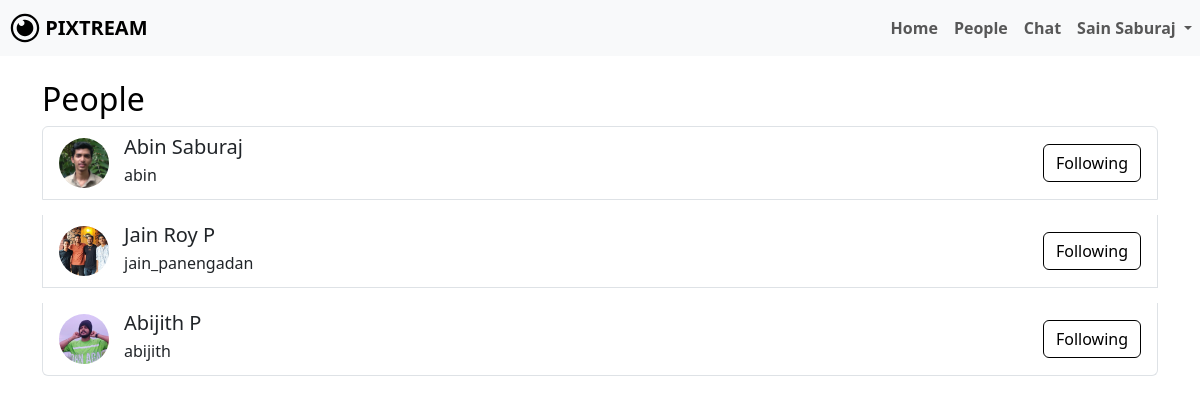
Screenshot of /people.php (signed in) with the database file from the repository.
### tables this page shows
CREATE TABLE `users` (
  `id` bigint(20) NOT NULL,
  `name` varchar(100) DEFAULT NULL,
  `username` varchar(191) DEFAULT NULL,
  `email` varchar(191) DEFAULT NULL,
  `password` varchar(255) DEFAULT NULL,
  `bio` text DEFAULT NULL,
  `profile_picture` varchar(255) DEFAULT 'default.png',
  `location` varchar(255) DEFAULT NULL,
  `created_at` timestamp NOT NULL DEFAULT current_timestamp()
);

### people.php (the view, shortened to what this page needs)
<?php
include 'dbconfig.php';
$username = $_SESSION['username'];
$sql = "SELECT * FROM users WHERE username='$username';";
$result = mysqli_query($conn, $sql);
$info = mysqli_fetch_assoc($result);
$name = $info['name'];
$sql = "SELECT * FROM users WHERE username != '$username';";
$result = mysqli_query($conn, $sql);
$followSql = "SELECT followed_id FROM follows WHERE follower_id = (SELECT id FROM users WHERE username='$username');";
$followResult = mysqli_query($conn, $followSql);
$following = [];
while ($followRow = mysqli_fetch_assoc($followResult)) {
    $following[] = $followRow['followed_id'];
}
?>
<!DOCTYPE html>
<html lang="en">
<head>
    <link rel="stylesheet" href="node_modules/bootstrap/dist/css/bootstrap.min.css">
    <link rel="stylesheet" href="assets/css/me.css">
</head>
<body>
    <nav class="navbar navbar-expand-lg navbar-light bg-light">
        <a class="navbar-brand" href="dashboard.php">
            <img src="assets/img/LOGO.svg" width="30" height="30" class="d-inline-block align-top" alt="" id="dash-icon">
            <b>PIXTREAM</b>
        </a>
        <div class="collapse navbar-collapse" id="navbarNavDropdown">
            <ul class="navbar-nav ms-auto">
                <li class="nav-item">
                    <a class="nav-link" href="dashboard.php"><b>Home</b></a>
                </li>
                <li class="nav-item active">
                    <a class="nav-link" href="people.php"><b>People</b></a>
                </li>
                <li class="nav-item active">
                    <a class="nav-link" href="chat.php"><b>Chat</b></a>
                </li>
                <li class="nav-item dropdown">
                    <a class="nav-link dropdown-toggle" href="#" id="navbarDropdownMenuLink" role="button" data-bs-toggle="dropdown" aria-expanded="false">
                        <b><?php echo htmlspecialchars($name); ?></b>
                    </a>
                </li>
            </ul>
        </div>
    </nav>
    <div class="container mt-4">
        <h2>People</h2>
        <ul class="list-group">
        <?php
        if (mysqli_num_rows($result) > 0) {
            while ($row = mysqli_fetch_assoc($result)) {
                $profilePhoto = $row['profile_picture'] ?? 'default.png';
                $isFollowing = in_array($row['id'], $following);
                $buttonClass = $isFollowing ? 'mybtn-outline' : 'mybtn';
                $buttonText = $isFollowing ? 'Following' : 'Follow';
                echo "<li class='list-group-item user-card'>";
                echo "<a href='user_profile.php?username=" . urlencode($row['username']) . "' class='text-decoration-none'>";
                echo "<img src='profile_picture/" . htmlspecialchars($profilePhoto) . "' alt='Profile Photo' class='profile-photo'>";
                echo "<div class='card-body'>";
                echo "<div>";
                echo "<h5 class='mb-1'>" . htmlspecialchars($row['name']) . "</h5>";
                echo "<p class='mb-1'>" . htmlspecialchars($row['username']) . "</p>";
                echo "</div></a>";
                echo "<form action='follow_unfollow.php' method='POST' style='display:inline;'>";
                echo "<button type='submit' class='btn $buttonClass'>$buttonText</button>";
                echo "</form>";
                echo "</div>";
                echo "</li>";
            }
        } else {
            echo "<li class='list-group-item'>No users found.</li>";
        }
        ?>
</body>
</html>

### assets/css/me.css (style rules this page uses)
:root { --bs-body-font-weight: 400; }
body { color: black !important; }
li { cursor: pointer; }
.mybtn-outline { border: 1px solid black; color: black; }
a { color: inherit; text-decoration: none; }
#dash-icon { margin-left: 10px; }
.user-card { display: flex; align-items: center; margin-bottom: 15px; }
.user-card img { border-radius: 50%; width: 50px; height: 50px; object-fit: cover; margin-right: 15px; }
.user-card .card-body { display: flex; justify-content: space-between; align-items: center; }

### rows the page displays
users: name "Sain Saburaj"
users: profile_picture (picture), name "Abin Saburaj", username "abin", id "Following"
users: profile_picture (picture), name "Jain Roy P", username "jain_panengadan", id "Following"
users: profile_picture (picture), name "Abijith P", username "abijith", id "Following"
